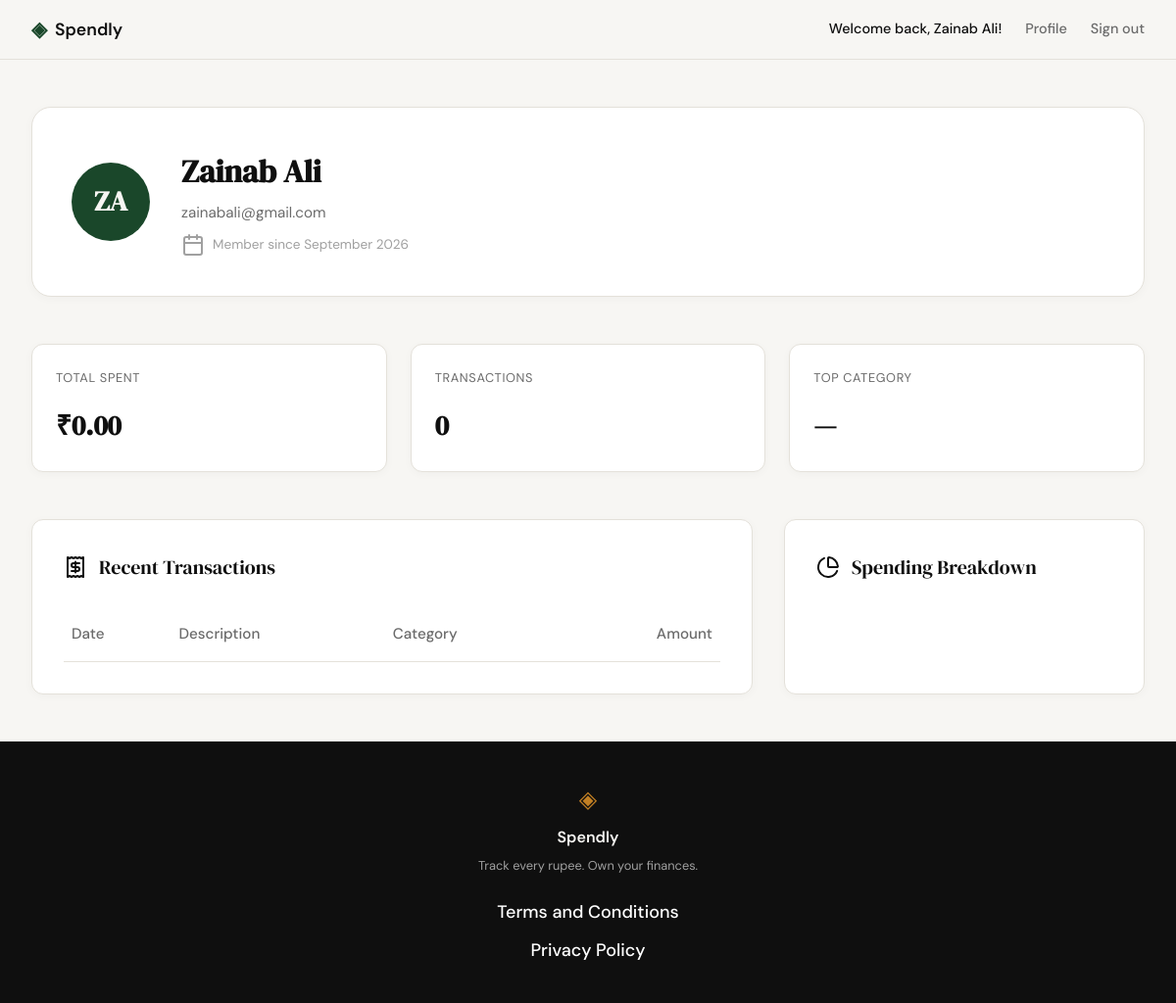
/profile (signed in), run on an earlier commit of the app's database.
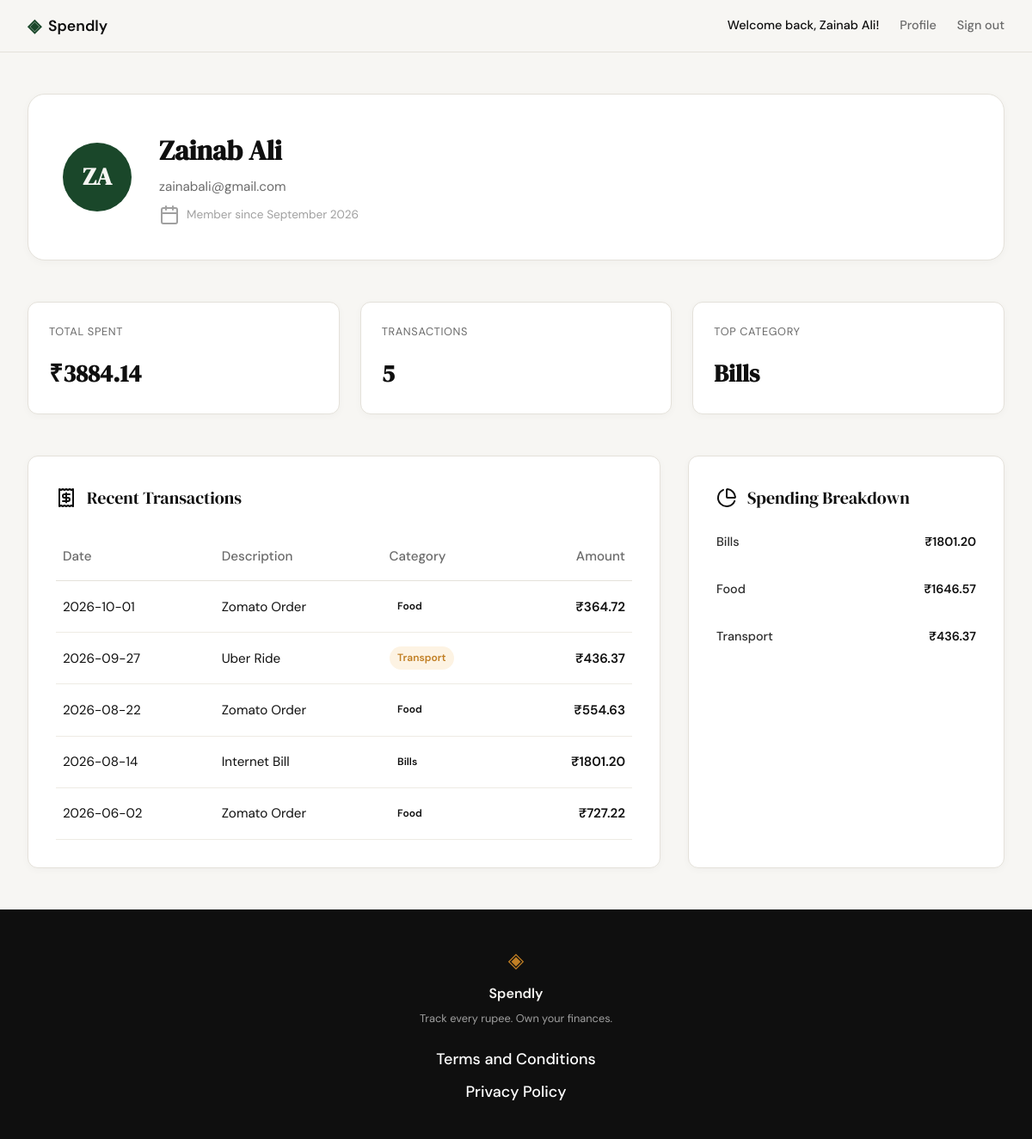
And on a later commit of the database.
### tables this page shows
CREATE TABLE users (
                id INTEGER PRIMARY KEY AUTOINCREMENT,
                name TEXT NOT NULL,
                email TEXT UNIQUE NOT NULL,
                password_hash TEXT NOT NULL,
                created_at TEXT DEFAULT (datetime('now'))
            );

CREATE TABLE expenses (
                id INTEGER PRIMARY KEY AUTOINCREMENT,
                user_id INTEGER NOT NULL,
                amount REAL NOT NULL,
                category TEXT NOT NULL,
                date TEXT NOT NULL,
                description TEXT,
                created_at TEXT DEFAULT (datetime('now')),
                FOREIGN KEY (user_id) REFERENCES users(id)
            );

### app.py (the view)
@app.route("/profile")
def profile():
    if not session.get("user_id"):
        return redirect(url_for("login"))
    user_id = session.get("user_id")
    user_profile = get_profile_by_id(user_id)
    if not user_profile:
        abort(404)
    summary_stats = get_summary_stats(user_id)
    summary_stats = {
        "total_spent": f"₹{summary_stats['total_spent']:.2f}",
        "transaction_count": summary_stats['transaction_count'],
        "top_category": summary_stats['top_category']
    }
    recent_transactions = [
        {
            **tx,
            "amount": f"₹{tx['amount']:.2f}",
            "badge_class": f"badge-{tx['category'].lower()}"
        }
        for tx in get_recent_transactions(user_id)
    ]
    category_data = get_category_breakdown(user_id)
    color_map = {
        "Housing": "color-blue",
        "Shopping": "color-purple",
        "Dining": "color-orange",
        "Transport": "color-green"
    }
    category_breakdown = [
        {
            **item,
            "amount": f"₹{item['amount']:.2f}",
            "color_class": color_map.get(item['category'], "color-gray")
        }
        for item in category_data
    ]
    return render_template(
        "profile.html",
        user_profile=user_profile,
        summary_stats=summary_stats,
        recent_transactions=recent_transactions,
        category_breakdown=category_breakdown
    )

### app.py (called while the page is built)
@app.context_processor
def inject_user():
    user_id = session.get("user_id")
    if user_id:
        return {"current_user": get_user_by_id(user_id)}
    return {"current_user": None}

### database/db.py (called while the page is built)
def get_db():
    conn = sqlite3.connect(DATABASE_PATH)
    conn.row_factory = sqlite3.Row
    conn.execute("PRAGMA foreign_keys = ON")
    return conn

def get_user_by_id(user_id):
    with get_db() as conn:
        return conn.execute("SELECT * FROM users WHERE id = ?", (user_id,)).fetchone()

### database/queries.py (called while the page is built)
def get_user_by_id(user_id):
    with get_db() as conn:
        user = conn.execute("SELECT name, email, created_at FROM users WHERE id = ?", (user_id,)).fetchone()
        if user:
            dt = datetime.strptime(user["created_at"], "%Y-%m-%d %H:%M:%S")
            return {
                "name": user["name"],
                "email": user["email"],
                "member_since": dt.strftime("%B %Y"),
                "initials": "".join([n[0] for n in user["name"].split()]).upper()
            }
        return None

def get_summary_stats(user_id):
    with get_db() as conn:
        stats = conn.execute(
            "SELECT SUM(amount), COUNT(id) FROM expenses WHERE user_id = ?",
            (user_id,)
        ).fetchone()
        total_spent = stats[0] if stats[0] is not None else 0.0
        transaction_count = stats[1] if stats[1] is not None else 0
        top_cat_row = conn.execute(
            """
            SELECT category FROM expenses
            WHERE user_id = ?
            GROUP BY category
            ORDER BY SUM(amount) DESC
            LIMIT 1
            """,
            (user_id,)
        ).fetchone()
        top_category = top_cat_row[0] if top_cat_row else "—"
        return {
            "total_spent": total_spent,
            "transaction_count": transaction_count,
            "top_category": top_category
        }

def get_recent_transactions(user_id, limit=10):
    with get_db() as conn:
        query = "SELECT date, description, category, amount FROM expenses WHERE user_id = ? ORDER BY date DESC LIMIT ?"
        rows = conn.execute(query, (user_id, limit)).fetchall()
        return [dict(row) for row in rows]

### templates/profile.html (shortened to what this page needs)
{% extends "base.html" %}
{% block head %}
<link rel="stylesheet" href="{{ url_for('static', filename='css/profile.css') }}">
{% endblock %}
{% block content %}
<div class="profile-container">
    <header class="profile-header">
        <div class="profile-avatar">
            {{ user_profile.initials }}
        </div>
        <div class="profile-info">
            <h1>{{ user_profile.name }}</h1>
            <p>{{ user_profile.email }}</p>
            <div class="profile-meta">
                <i data-lucide="calendar" class="icon"></i>
                <span>Member since {{ user_profile.member_since }}</span>
            </div>
        </div>
    </header>
    <section class="stats-grid">
        <div class="stat-box">
            <span class="stat-label">Total Spent</span>
            <span class="stat-value">{{ summary_stats.total_spent }}</span>
        </div>
        <div class="stat-box">
            <span class="stat-label">Transactions</span>
            <span class="stat-value">{{ summary_stats.transaction_count }}</span>
        </div>
        <div class="stat-box">
            <span class="stat-label">Top Category</span>
            <span class="stat-value">{{ summary_stats.top_category }}</span>
        </div>
    </section>
    <div class="profile-dashboard">
        <section class="content-card">
            <div class="card-title">
                <i data-lucide="receipt" class="icon"></i>
                Recent Transactions
            </div>
            <div class="table-responsive">
                <table class="history-table">
                    <thead>
                        <tr>
                            <th>Date</th>
                            <th>Description</th>
                            <th>Category</th>
                            <th style="text-align: right;">Amount</th>
                        </tr>
                    </thead>
                    <tbody>
                        {% for tx in recent_transactions %}
                        <tr>
                            <td>{{ tx.date }}</td>
                            <td>{{ tx.description }}</td>
                            <td>
                                <span class="badge {{ tx.badge_class }}">
                                    {{ tx.category }}
                                </span>
                            </td>
                            <td class="amount-cell">{{ tx.amount }}</td>
                        </tr>
                        {% endfor %}
                    </tbody>
                </table>
            </div>
        </section>
        <section class="content-card">
            <div class="card-title">
                <i data-lucide="pie-chart" class="icon"></i>
                Spending Breakdown
            </div>
            <div class="category-list">
                {% for cat in category_breakdown %}
                <div class="category-item">
                    <div class="category-info">
                        <span class="category-label">{{ cat.category }}</span>
                        <span class="category-amount">{{ cat.amount }}</span>
                    </div>
                </div>
                {% endfor %}
            </div>
        </section>
    </div>
</div>
{% endblock %}

### templates/base.html (shortened to what this page needs)
<!DOCTYPE html>
<html lang="en">
<head>
    <link rel="stylesheet" href="{{ url_for('static', filename='css/style.css') }}">
    {% block head %}{% endblock %}
</head>
<body>
    <nav class="navbar">
        <div class="nav-inner">
            <a href="{{ url_for('landing') }}" class="nav-brand">
                <span class="brand-icon">◈</span>
                <span class="brand-name">Spendly</span>
            </a>
            <div class="nav-links">
                {% if current_user %}
                    <span class="nav-welcome">Welcome back, {{ current_user['name'] }}!</span>
                    <a href="{{ url_for('profile') }}" class="nav-link">Profile</a>
                    <a href="{{ url_for('logout') }}" class="nav-auth">Sign out</a>
                {% else %}
                    <a href="{{ url_for('login') }}">Sign in</a>
                    <a href="{{ url_for('register') }}" class="nav-cta">Get started</a>
                {% endif %}
            </div>
        </div>
    </nav>
    <main class="main-content">
        {% block content %}{% endblock %}
    </main>
    <footer class="footer">
        <div class="footer-inner">
            <span class="brand-icon">◈</span>
            <span class="footer-name">Spendly</span>
            <p class="footer-copy">Track every rupee. Own your finances.</p>
            <div class="footer-links">
                <a href="{{ url_for('terms') }}">Terms and Conditions</a>
                <a href="{{ url_for('privacy') }}">Privacy Policy</a>
            </div>
        </div>
    </footer>
</body>
</html>

### static/css/style.css (style rules this page uses)
:root { --ink: #0f0f0f; --ink-soft: #2d2d2d; --ink-muted: #6b6b6b; --ink-faint: #a0a0a0; --paper: #f7f6f3; --paper-warm: #f0ede6; --paper-card: #ffffff; --accent: #1a472a; --accent-light: #e8f0eb; --accent-2: #c17f24; --accent-2-light: #fdf3e3; --danger: #c0392b; --danger-light: #fdecea; --border: #e4e1da; --border-soft: #eeebe4; --font-display: 'DM Serif Display', Georgia, serif; --font-body: 'DM Sans', system-ui, sans-serif; --max-width: 1200px; --auth-width: 440px; --radius-sm: 6px; --radius-md: 12px; --radius-lg: 20px; }
*, *::before, *::after { box-sizing: border-box; margin: 0; padding: 0; }
html { font-size: 16px; scroll-behavior: smooth; }
body { background: var(--paper); color: var(--ink); font-family: var(--font-body); font-size: 1rem; line-height: 1.6; -webkit-font-smoothing: antialiased; }
a { color: inherit; text-decoration: none; }
.navbar { position: sticky; top: 0; z-index: 100; background: var(--paper); border-bottom: 1px solid var(--border); padding: 0 2rem; }
.nav-inner { max-width: var(--max-width); margin: 0 auto; height: 60px; display: flex; align-items: center; justify-content: space-between; }
.nav-brand { display: flex; align-items: center; gap: 0.5rem; font-family: var(--font-body); font-weight: 600; font-size: 1.1rem; color: var(--ink); }
.brand-icon { color: var(--accent); font-size: 1.3rem; }
.brand-name { color: var(--ink); }
.nav-links { display: flex; align-items: center; gap: 1.5rem; font-size: 0.9rem; font-weight: 500; }
.nav-links a { color: var(--ink-muted); transition: color 0.2s; }
.main-content { min-height: calc(100vh - 60px - 100px); }
.stats-grid { display: grid; grid-template-columns: repeat(3, 1fr); gap: 1.5rem; }
.stat-box { background: var(--paper-card); padding: 1.5rem; border-radius: var(--radius-md); display: flex; flex-direction: column; align-items: flex-start; box-shadow: 0 2px 10px rgba(0,0,0,0.03); }
.stat-label { font-size: 0.8rem; color: var(--ink-muted); margin-bottom: 0.5rem; }
.stat-value { font-family: var(--font-display); font-size: 1.5rem; color: var(--ink); font-weight: 600; }
.footer { background: var(--ink); color: var(--paper); padding: 2.5rem 2rem; text-align: center; }
.footer-inner { display: flex; flex-direction: column; align-items: center; gap: 0.4rem; }
.footer .brand-icon { color: var(--accent-2); font-size: 1.5rem; }
.footer-name { font-weight: 600; font-size: 1rem; }
.footer-copy { font-size: 0.8rem; color: var(--ink-faint); }
.footer-links { display: flex; flex-direction: column; align-items: center; gap: 10px; margin-top: 1rem; }
.footer-links a { font-size: 18px; color: #fff; font-weight: 500; transition: color 0.2s; }

What changed in the data, as far as the page shows it:
added expenses: top_category "Bills", date "2026-08-14", description "Internet Bill", category "Bills", amount "₹1801.20"
added expenses: date "2026-10-01", description "Zomato Order", category "Food", amount "₹364.72"
added expenses: date "2026-09-27", description "Uber Ride", category "Transport", amount "₹436.37"
added expenses: date "2026-08-22", description "Zomato Order", category "Food", amount "₹554.63"
added expenses: date "2026-06-02", description "Zomato Order", category "Food", amount "₹727.22"
Also different on the page:
{{ summary_stats.total_spent }}: "₹0.00" → "₹3884.14"
{{ summary_stats.transaction_count }}: "0" → "5"
{{ summary_stats.top_category }}: "—" → (not shown)
new list line: "Bills ₹1801.20"
new list line: "Food ₹1646.57"
new list line: "Transport ₹436.37"
